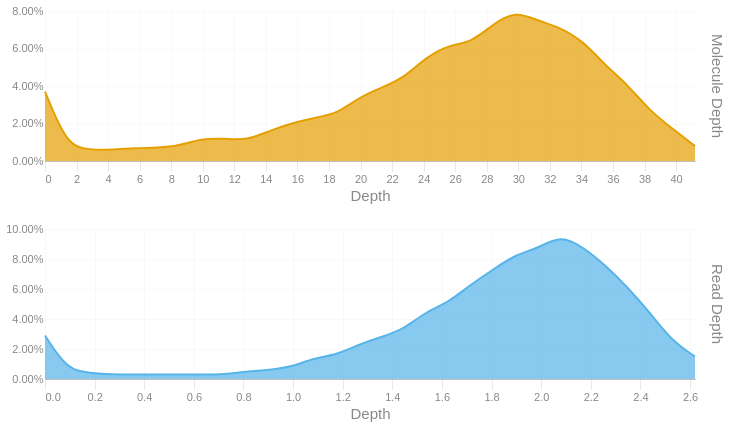

Notebook cell for this chart:
### Code cell
readdep = depth_hist(tb['Read Depth'], q99, 3)
readdep = readdep.with_columns(pl.lit('Read Depth').alias('Metric'))
if not SKIPLR:
    moldep = depth_hist(tb['Molecule Depth'], mol_q99, 1)
    moldep = moldep.with_columns(pl.lit('Molecule Depth').alias('Metric'))
    _hist = pl.concat([readdep, moldep])
    _hist = _hist.filter(pl.col('Proportion') != 0)
    with SafeRender(_hist):
        (
            alt.Chart(_hist)        
            .mark_area(interpolate = "basis")
            .encode(
                x=alt.X('Bin:Q').scale(domainMin=0).axis(alt.Axis(title='Depth')),
                y = alt.Y('Proportion:Q', title = None).axis(format = '.2%'),
                color = alt.Color('Metric:N').legend(None),
                row = alt.Row("Metric:N").header(title = None, labelOrient = 'right'),
                tooltip = [
                    alt.Tooltip("Metric:N", title = "Metric"),
                    alt.Tooltip('Interval:N', title = "Depth Interval"),
                    alt.Tooltip('Proportion:Q', title = "% Alignments").format('.2%')
                ]
            )
            .resolve_scale(x='independent', y='independent')
            .properties(
                height = 150, width = 650,
                usermeta={'embedOptions': {'downloadFileName': f'{samplename}.depth.hist'}}
            )
        ).display()
else:
    readdep = readdep.filter(pl.col('Proportion') != 0)
    with SafeRender(readdep):
        (
            alt.Chart(readdep)        
            .mark_area(interpolate = "basis")
            .encode(
                x=alt.X('Bin:Q').scale(domainMin=0).axis(alt.Axis(title='Depth')),
                y = alt.Y('Proportion:Q', title = None).axis(format = '.2%'),
                tooltip = [
                    alt.Tooltip('Interval:N', title = "Depth Interval"),
                    alt.Tooltip('Proportion:Q', title = "% Alignments").format('.2%')
                ]
            )
            .properties(
                usermeta={'embedOptions': {'downloadFileName': f'{samplename}.depth.hist'}}
            )
        ).display()

### Figure 1 — Vega-Lite specification as saved in the notebook (floating-point values rounded to 4 significant figures)
{"width": 650, "height": 150, "config": {"title": {"anchor": "start", "dy": -15, "fontSize": 18, "color": "#888888", "subtitleColor": "#888888", "subtitleFontSize": 14}, "arc": {"fill": "#0072B2"}, "axis": {"domainColor": "#888888", "domainWidth": 0.5, "gridWidth": 0.2, "grid": false, "titleFontWeight": 400, "titleFontSize": 15, "labelFontSize": 11, "labelColor": "#888888", "tickColor": "#888888", "tickWidth": 0.2, "titleColor": "#888888"}, "axisBand": {"grid": false}, "axisX": {"grid": true, "tickSize": 10, "domainCap": "round"}, "axisY": {"domain": false, "grid": true, "tickSize": 0, "domainCap": "round"}, "background": "transparent", "header": {"labelFontSize": 15, "labelColor": "#888888", "titleFontSize": 15, "titleFontWeight": 600, "titleColor": "#888888"}, "legend": {"labelFont": "sans-serif", "labelFontSize": 12, "labelColor": "#888888", "symbolSize": 100, "symbolType": "circle", "titleFontSize": 12, "titlePadding": 10, "titleColor": "#888888", "title": null}, "range": {"category": ["#E69F00", "#56B4E9", "#009E73", "#F0E442", "#0072B2", "#D55E00", "#CC79A7", "#000000"], "diverging": ["#cfe8f3", "#a2d4ec", "#73bfe2", "#46abdb", "#1696d2", "#12719e"]}, "area": {"fill": "#0072B2", "fillOpacity": 0.7, "line": true, "strokeOpacity": 0.7}, "line": {"color": "#0072B2", "stroke": "#0072B2", "strokeWidth": 2}, "trail": {"color": "#0072B2", "stroke": "#0072B2", "strokeWidth": 0, "size": 1}, "point": {"filled": true, "fillOpacity": 1.0, "size": 95}, "text": {"color": "#888888", "fontSize": 11, "align": "right", "fontWeight": 400, "size": 11}, "bar": {"fill": "#0072B2", "stroke": null}, "view": {"stroke": null, "continuousWidth": 660, "continuousHeight": 400}}, "data": {"name": "data-9747aca08e0e0a449ecdd8a55b8b78cd"}, "mark": {"type": "area", "interpolate": "basis"}, "encoding": {"color": {"field": "Metric", "legend": null, "type": "nominal"}, "row": {"field": "Metric", "header": {"title": null, "labelOrient": "right"}, "type": "nominal"}, "tooltip": [{"field": "Metric", "title": "Metric", "type": "nominal"}, {"field": "Interval", "title": "Depth Interval", "type": "nominal"}, {"field": "Proportion", "format": ".2%", "title": "% Alignments", "type": "quantitative"}], "x": {"axis": {"title": "Depth"}, "field": "Bin", "scale": {"domainMin": 0}, "type": "quantitative"}, "y": {"axis": {"format": ".2%"}, "field": "Proportion", "title": null, "type": "quantitative"}}, "resolve": {"scale": {"x": "independent", "y": "independent"}}, "usermeta": {"embedOptions": {"downloadFileName": "S5_Kennetcook_3538.depth.hist"}}, "$schema": "https://vega.github.io/schema/vega-lite/v6.1.0.json", "datasets": {"data-9747aca08e0e0a449ecdd8a55b8b78cd": [{"Bin": 0.0, "Interval": "0.0-0.09", "Proportion": 0.029, "Metric": "Read Depth"}, {"Bin": 0.09, "Interval": "0.09-0.181", "Proportion": 0.006, "Metric": "Read Depth"}, {"Bin": 0.181, "Interval": "0.181-0.271", "Proportion": 0.004, "Metric": "Read Depth"}, {"Bin": 0.271, "Interval": "0.271-0.361", "Proportion": 0.003, "Metric": "Read Depth"}, {"Bin": 0.361, "Interval": "0.361-0.452", "Proportion": 0.003, "Metric": "Read Depth"}, {"Bin": 0.452, "Interval": "0.452-0.542", "Proportion": 0.003, "Metric": "Read Depth"}, {"Bin": 0.542, "Interval": "0.542-0.632", "Proportion": 0.003, "Metric": "Read Depth"}, {"Bin": 0.632, "Interval": "0.632-0.723", "Proportion": 0.003, "Metric": "Read Depth"}, {"Bin": 0.723, "Interval": "0.723-0.813", "Proportion": 0.003, "Metric": "Read Depth"}, {"Bin": 0.813, "Interval": "0.813-0.903", "Proportion": 0.005, "Metric": "Read Depth"}, {"Bin": 0.903, "Interval": "0.903-0.994", "Proportion": 0.006, "Metric": "Read Depth"}, {"Bin": 0.994, "Interval": "0.994-1.084", "Proportion": 0.008, "Metric": "Read Depth"}, {"Bin": 1.084, "Interval": "1.084-1.174", "Proportion": 0.014, "Metric": "Read Depth"}, {"Bin": 1.174, "Interval": "1.174-1.265", "Proportion": 0.016, "Metric": "Read Depth"}, {"Bin": 1.265, "Interval": "1.265-1.355", "Proportion": 0.023, "Metric": "Read Depth"}, {"Bin": 1.355, "Interval": "1.355-1.445", "Proportion": 0.028, "Metric": "Read Depth"}, {"Bin": 1.445, "Interval": "1.445-1.536", "Proportion": 0.033, "Metric": "Read Depth"}, {"Bin": 1.536, "Interval": "1.536-1.626", "Proportion": 0.045, "Metric": "Read Depth"}, {"Bin": 1.626, "Interval": "1.626-1.716", "Proportion": 0.051, "Metric": "Read Depth"}, {"Bin": 1.716, "Interval": "1.716-1.807", "Proportion": 0.063, "Metric": "Read Depth"}, {"Bin": 1.807, "Interval": "1.807-1.897", "Proportion": 0.073, "Metric": "Read Depth"}, {"Bin": 1.897, "Interval": "1.897-1.987", "Proportion": 0.083, "Metric": "Read Depth"}, {"Bin": 1.987, "Interval": "1.987-2.078", "Proportion": 0.087, "Metric": "Read Depth"}, {"Bin": 2.078, "Interval": "2.078-2.168", "Proportion": 0.096, "Metric": "Read Depth"}, {"Bin": 2.168, "Interval": "2.168-2.258", "Proportion": 0.088, "Metric": "Read Depth"}, {"Bin": 2.258, "Interval": "2.258-2.349", "Proportion": 0.076, "Metric": "Read Depth"}, {"Bin": 2.349, "Interval": "2.349-2.439", "Proportion": 0.061, "Metric": "Read Depth"}, {"Bin": 2.439, "Interval": "2.439-2.529", "Proportion": 0.044, "Metric": "Read Depth"}, {"Bin": 2.529, "Interval": "2.529-2.62", "Proportion": 0.025, "Metric": "Read Depth"}, {"Bin": 2.62, "Interval": "2.62-2.71", "Proportion": 0.015, "Metric": "Read Depth"}, {"Bin": 0.0, "Interval": "0.0-1.4", "Proportion": 0.037, "Metric": "Molecule Depth"}, {"Bin": 1.4, "Interval": "1.4-2.8", "Proportion": 0.008, "Metric": "Molecule Depth"}, {"Bin": 2.8, "Interval": "2.8-4.3", "Proportion": 0.006, "Metric": "Molecule Depth"}, {"Bin": 4.3, "Interval": "4.3-5.7", "Proportion": 0.006, "Metric": "Molecule Depth"}, {"Bin": 5.7, "Interval": "5.7-7.1", "Proportion": 0.007, "Metric": "Molecule Depth"}, {"Bin": 7.1, "Interval": "7.1-8.5", "Proportion": 0.007, "Metric": "Molecule Depth"}, {"Bin": 8.5, "Interval": "8.5-9.9", "Proportion": 0.008, "Metric": "Molecule Depth"}, {"Bin": 9.9, "Interval": "9.9-11.4", "Proportion": 0.012, "Metric": "Molecule Depth"}, {"Bin": 11.4, "Interval": "11.4-12.8", "Proportion": 0.012, "Metric": "Molecule Depth"}, {"Bin": 12.8, "Interval": "12.8-14.2", "Proportion": 0.011, "Metric": "Molecule Depth"}, {"Bin": 14.2, "Interval": "14.2-15.6", "Proportion": 0.016, "Metric": "Molecule Depth"}, {"Bin": 15.6, "Interval": "15.6-17.0", "Proportion": 0.02, "Metric": "Molecule Depth"}, {"Bin": 17.0, "Interval": "17.0-18.5", "Proportion": 0.023, "Metric": "Molecule Depth"}, {"Bin": 18.5, "Interval": "18.5-19.9", "Proportion": 0.025, "Metric": "Molecule Depth"}, {"Bin": 19.9, "Interval": "19.9-21.3", "Proportion": 0.034, "Metric": "Molecule Depth"}, {"Bin": 21.3, "Interval": "21.3-22.7", "Proportion": 0.039, "Metric": "Molecule Depth"}, {"Bin": 22.7, "Interval": "22.7-24.1", "Proportion": 0.044, "Metric": "Molecule Depth"}, {"Bin": 24.1, "Interval": "24.1-25.6", "Proportion": 0.055, "Metric": "Molecule Depth"}, {"Bin": 25.6, "Interval": "25.6-27.0", "Proportion": 0.062, "Metric": "Molecule Depth"}, {"Bin": 27.0, "Interval": "27.0-28.4", "Proportion": 0.063, "Metric": "Molecule Depth"}, {"Bin": 28.4, "Interval": "28.4-29.8", "Proportion": 0.073, "Metric": "Molecule Depth"}, {"Bin": 29.8, "Interval": "29.8-31.2", "Proportion": 0.08, "Metric": "Molecule Depth"}, {"Bin": 31.2, "Interval": "31.2-32.7", "Proportion": 0.075, "Metric": "Molecule Depth"}, {"Bin": 32.7, "Interval": "32.7-34.1", "Proportion": 0.071, "Metric": "Molecule Depth"}, {"Bin": 34.1, "Interval": "34.1-35.5", "Proportion": 0.064, "Metric": "Molecule Depth"}, {"Bin": 35.5, "Interval": "35.5-36.9", "Proportion": 0.051, "Metric": "Molecule Depth"}, {"Bin": 36.9, "Interval": "36.9-38.3", "Proportion": 0.041, "Metric": "Molecule Depth"}, {"Bin": 38.3, "Interval": "38.3-39.8", "Proportion": 0.027, "Metric": "Molecule Depth"}, {"Bin": 39.8, "Interval": "39.8-41.2", "Proportion": 0.017, "Metric": "Molecule Depth"}, {"Bin": 41.2, "Interval": "41.2-42.59", "Proportion": 0.008, "Metric": "Molecule Depth"}]}}
